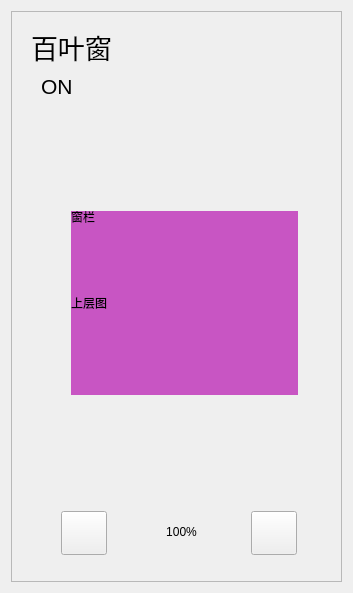
<?xml version="1.0" encoding="UTF-8"?>
<ui version="4.0">
 <class>DeviceCurtain</class>
 <widget class="QWidget" name="DeviceCurtain">
  <property name="geometry">
   <rect>
    <x>0</x>
    <y>0</y>
    <width>353</width>
    <height>593</height>
   </rect>
  </property>
  <property name="windowTitle">
   <string>Form</string>
  </property>
  <layout class="QGridLayout" name="gridLayout">
   <item row="0" column="0">
    <widget class="QFrame" name="frame_background">
     <property name="frameShape">
      <enum>QFrame::StyledPanel</enum>
     </property>
     <property name="frameShadow">
      <enum>QFrame::Raised</enum>
     </property>
     <widget class="QWidget" name="widget_pic" native="true">
      <property name="geometry">
       <rect>
        <x>60</x>
        <y>200</y>
        <width>227</width>
        <height>184</height>
       </rect>
      </property>
      <widget class="QLabel" name="labCurtain">
       <property name="geometry">
        <rect>
         <x>0</x>
         <y>0</y>
         <width>227</width>
         <height>184</height>
        </rect>
       </property>
       <property name="styleSheet">
        <string notr="true">background-color: rgb(200, 85, 195);</string>
       </property>
       <property name="text">
        <string>上层图</string>
       </property>
      </widget>
     </widget>
     <widget class="QLabel" name="lblData">
      <property name="geometry">
       <rect>
        <x>130</x>
        <y>500</y>
        <width>81</width>
        <height>41</height>
       </rect>
      </property>
      <property name="text">
       <string>100%</string>
      </property>
      <property name="alignment">
       <set>Qt::AlignCenter</set>
      </property>
     </widget>
     <widget class="QLabel" name="label_text_curtain">
      <property name="geometry">
       <rect>
        <x>20</x>
        <y>10</y>
        <width>111</width>
        <height>51</height>
       </rect>
      </property>
      <property name="font">
       <font>
        <pointsize>20</pointsize>
       </font>
      </property>
      <property name="text">
       <string>百叶窗</string>
      </property>
     </widget>
     <widget class="QPushButton" name="btnDown">
      <property name="geometry">
       <rect>
        <x>240</x>
        <y>500</y>
        <width>46</width>
        <height>44</height>
       </rect>
      </property>
      <property name="text">
       <string/>
      </property>
     </widget>
     <widget class="QLabel" name="labSwitch">
      <property name="geometry">
       <rect>
        <x>30</x>
        <y>60</y>
        <width>81</width>
        <height>31</height>
       </rect>
      </property>
      <property name="font">
       <font>
        <pointsize>16</pointsize>
       </font>
      </property>
      <property name="text">
       <string>ON</string>
      </property>
     </widget>
     <widget class="QPushButton" name="btnUp">
      <property name="geometry">
       <rect>
        <x>50</x>
        <y>500</y>
        <width>46</width>
        <height>44</height>
       </rect>
      </property>
      <property name="text">
       <string/>
      </property>
     </widget>
     <widget class="QLabel" name="labelLan">
      <property name="geometry">
       <rect>
        <x>60</x>
        <y>190</y>
        <width>231</width>
        <height>31</height>
       </rect>
      </property>
      <property name="text">
       <string>窗栏</string>
      </property>
     </widget>
    </widget>
   </item>
  </layout>
 </widget>
 <resources/>
 <connections/>
</ui>
